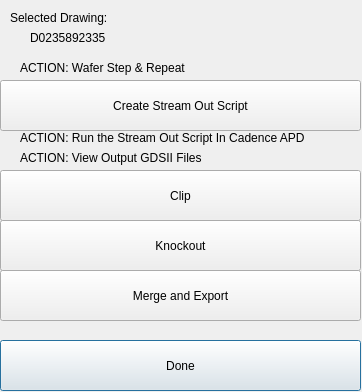
<?xml version="1.0" encoding="UTF-8"?>
<ui version="4.0">
 <class>CreateWafer</class>
 <widget class="QDialog" name="CreateWafer">
  <property name="geometry">
   <rect>
    <x>0</x>
    <y>0</y>
    <width>362</width>
    <height>392</height>
   </rect>
  </property>
  <property name="sizePolicy">
   <sizepolicy hsizetype="Fixed" vsizetype="Preferred">
    <horstretch>0</horstretch>
    <verstretch>0</verstretch>
   </sizepolicy>
  </property>
  <property name="minimumSize">
   <size>
    <width>362</width>
    <height>0</height>
   </size>
  </property>
  <property name="maximumSize">
   <size>
    <width>362</width>
    <height>16777215</height>
   </size>
  </property>
  <property name="windowTitle">
   <string>Create Wafer</string>
  </property>
  <widget class="QPushButton" name="btnCreateStreamOut">
   <property name="geometry">
    <rect>
     <x>0</x>
     <y>80</y>
     <width>361</width>
     <height>51</height>
    </rect>
   </property>
   <property name="text">
    <string>Create Stream Out Script</string>
   </property>
  </widget>
  <widget class="QPushButton" name="btnDone">
   <property name="geometry">
    <rect>
     <x>0</x>
     <y>340</y>
     <width>361</width>
     <height>51</height>
    </rect>
   </property>
   <property name="text">
    <string>Done</string>
   </property>
   <property name="default">
    <bool>true</bool>
   </property>
  </widget>
  <widget class="QLabel" name="label">
   <property name="geometry">
    <rect>
     <x>20</x>
     <y>130</y>
     <width>331</width>
     <height>16</height>
    </rect>
   </property>
   <property name="text">
    <string>ACTION: Run the Stream Out Script In Cadence APD</string>
   </property>
  </widget>
  <widget class="QLabel" name="label_2">
   <property name="geometry">
    <rect>
     <x>10</x>
     <y>10</y>
     <width>181</width>
     <height>16</height>
    </rect>
   </property>
   <property name="text">
    <string>Selected Drawing:</string>
   </property>
  </widget>
  <widget class="QLabel" name="lblSelectedDrawing">
   <property name="geometry">
    <rect>
     <x>30</x>
     <y>30</y>
     <width>321</width>
     <height>16</height>
    </rect>
   </property>
   <property name="text">
    <string>D0235892335</string>
   </property>
  </widget>
  <widget class="QLabel" name="label_3">
   <property name="geometry">
    <rect>
     <x>20</x>
     <y>150</y>
     <width>331</width>
     <height>16</height>
    </rect>
   </property>
   <property name="text">
    <string>ACTION: View Output GDSII Files</string>
   </property>
  </widget>
  <widget class="QPushButton" name="btnClip">
   <property name="geometry">
    <rect>
     <x>0</x>
     <y>170</y>
     <width>361</width>
     <height>51</height>
    </rect>
   </property>
   <property name="text">
    <string>Clip</string>
   </property>
  </widget>
  <widget class="QLabel" name="label_4">
   <property name="geometry">
    <rect>
     <x>20</x>
     <y>60</y>
     <width>331</width>
     <height>16</height>
    </rect>
   </property>
   <property name="text">
    <string>ACTION: Wafer Step &amp; Repeat</string>
   </property>
  </widget>
  <widget class="QPushButton" name="btnKnockout">
   <property name="geometry">
    <rect>
     <x>0</x>
     <y>220</y>
     <width>361</width>
     <height>51</height>
    </rect>
   </property>
   <property name="text">
    <string>Knockout</string>
   </property>
  </widget>
  <widget class="QPushButton" name="btnMergeExport">
   <property name="geometry">
    <rect>
     <x>0</x>
     <y>270</y>
     <width>361</width>
     <height>51</height>
    </rect>
   </property>
   <property name="text">
    <string>Merge and Export</string>
   </property>
  </widget>
 </widget>
 <resources/>
 <connections/>
</ui>
